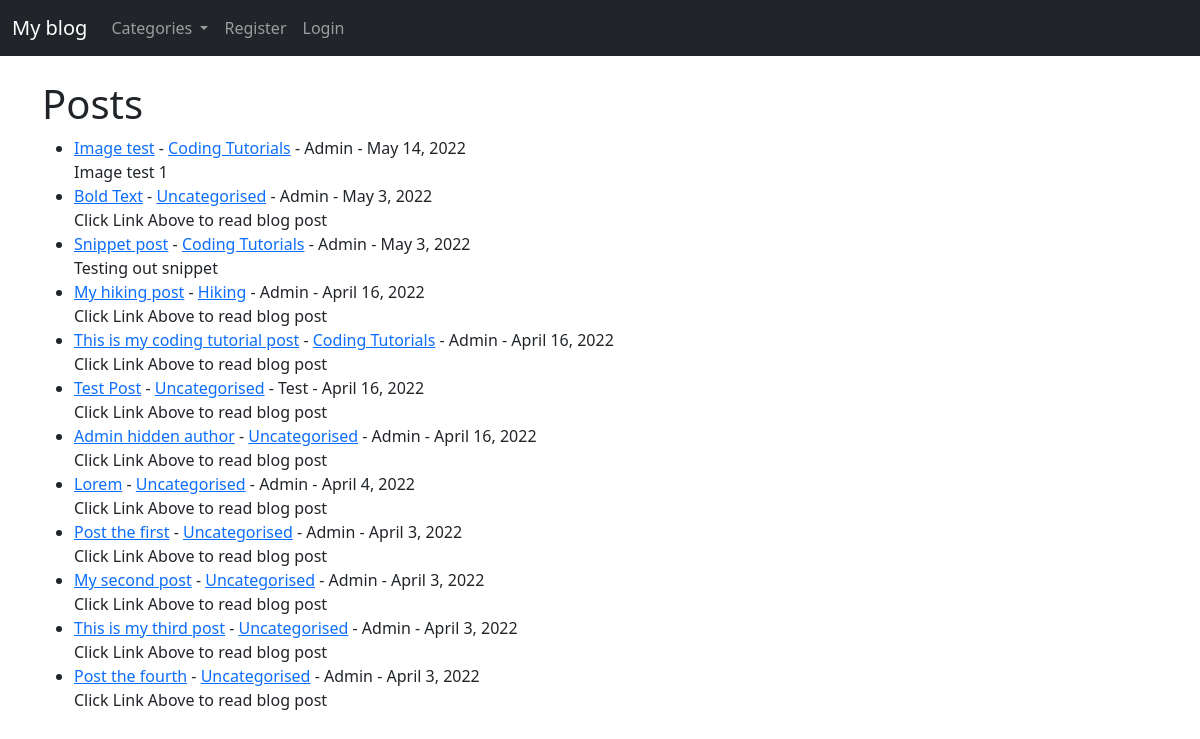
The page / on the database its author committed.
### theblog/models.py (models this page shows, shortened)
class Post(models.Model):
    title = models.CharField(max_length=255)
    header_image = models.ImageField(null=True, blank=True, upload_to='images/')
    title_tag = models.CharField(max_length=255)
    author = models.ForeignKey(User, on_delete=models.CASCADE)
    body = RichTextField(blank=True, null=True)
    post_date = models.DateField(auto_now_add=True)
    category = models.CharField(max_length=255, default='uncategorised')
    snippet = models.CharField(max_length=255)
    likes = models.ManyToManyField(User, related_name='blog_post')

### theblog/views.py (the view)
# urls.py: path('', HomeView.as_view(), name="home"),
class HomeView(ListView):
    model = Post
    template_name = 'home.html'
    ordering = ['-post_date']
    def get_context_data(self, *args, **kwargs):
        cat_menu = Category.objects.all()
        context = super(HomeView, self).get_context_data(*args, **kwargs)
        context["cat_menu"] = cat_menu
        return context

### theblog/models.py (called while the page is built)
    def __str__(self):
        return self.name

### theblog/templates/home.html (shortened to what this page needs)
{% extends 'base.html' %}
{% block content %}
<h1>Posts</h1>
<ul>
  {% for post in object_list %}
  <li><a href="{% url 'article-detail' post.pk %}">{{ post.title }}</a>
    - <a href="{% url 'category' post.category %}">{{ post.category }}</a>
    - {{ post.author }} -
    {{ post.post_date }}
    <br>
    {{ post.snippet }}
  </li>
  {% endfor %}
</ul>
{% endblock %}

### rows shown on the page
Post: title "Image test", category "Coding Tutorials", author "Admin", post_date "May 14, 2022", snippet "Image test 1"
Post: title "Bold Text", category "Uncategorised", author "Admin", post_date "May 3, 2022", snippet "Click Link Above to read blog post"
Post: title "Snippet post", category "Coding Tutorials", author "Admin", post_date "May 3, 2022", snippet "Testing out snippet"
Post: title "My hiking post", category "Hiking", author "Admin", post_date "April 16, 2022", snippet "Click Link Above to read blog post"
Post: title "This is my coding tutorial post", category "Coding Tutorials", author "Admin", post_date "April 16, 2022", snippet "Click Link Above to read blog post"
Post: title "Test Post", category "Uncategorised", author "Test", post_date "April 16, 2022", snippet "Click Link Above to read blog post"
Post: title "Admin hidden author", category "Uncategorised", author "Admin", post_date "April 16, 2022", snippet "Click Link Above to read blog post"
Post: title "Lorem", category "Uncategorised", author "Admin", post_date "April 4, 2022", snippet "Click Link Above to read blog post"
Post: title "Post the first", category "Uncategorised", author "Admin", post_date "April 3, 2022", snippet "Click Link Above to read blog post"
Post: title "My second post", category "Uncategorised", author "Admin", post_date "April 3, 2022", snippet "Click Link Above to read blog post"
Post: title "This is my third post", category "Uncategorised", author "Admin", post_date "April 3, 2022", snippet "Click Link Above to read blog post"
Post: title "Post the fourth", category "Uncategorised", author "Admin", post_date "April 3, 2022", snippet "Click Link Above to read blog post"
